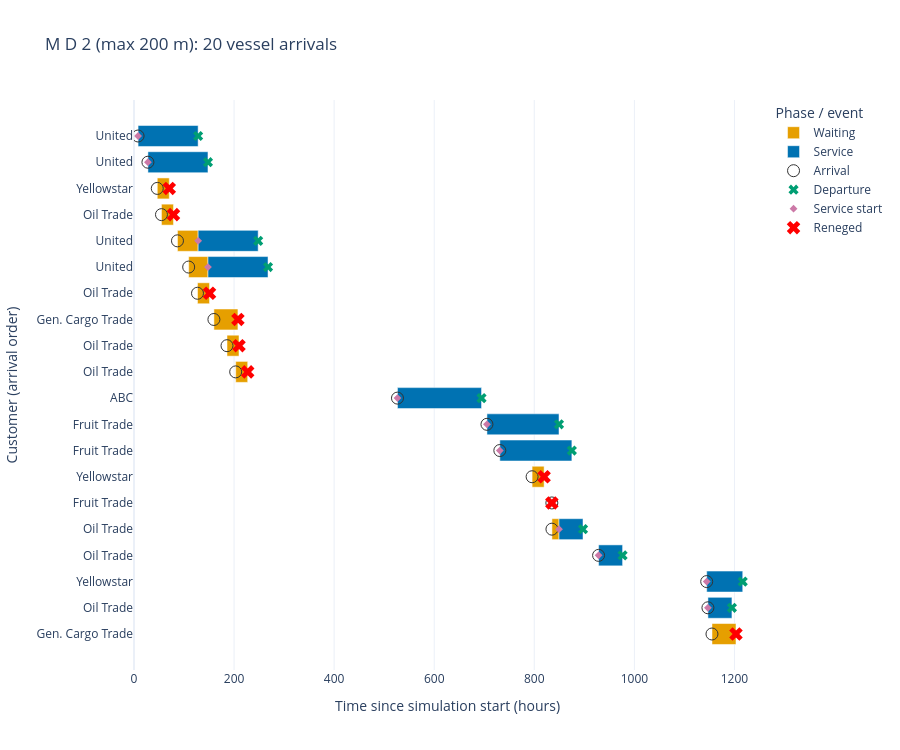

This figure's notebook cell:
### Markdown cell above
#### 6. Gantt chart: arrival, waiting, service and reneging

One row per vessel visit, labelled by vessel name. Orange is waiting, blue is actual service, a green cross marks departure after service, and a **red cross** marks reneging. Reneged visits have no service bar. Hover labels show at most two decimals in hours, with days in parentheses. The table below includes status and actual departure time.

### Code cell
fig = plot_gantt(df, title=f"{example_title}: {len(df)} vessel arrivals")
fig.show()
df.sort_values(["AT", "c_id"])[["c_id", "name", "length", "maxwait", "status", "AT", "TSB", "TSE",
                                "departure", "TCWQ", "ST", "TCSS", "s_id"]]

### Figure 1 — Plotly figure (JSON) as saved in the notebook; plotly's stock layout.template omitted (floating-point values rounded to 4 significant figures)
{"data": [{"base": [8.163, 27.84, 46.5, 54.9, 86.9, 109.3, 126.9, 159.7, 185.9, 203.2, 526.5, 705.4, 731.1, 795.6, 835.1, 835.3, 928.5, 1145.0, 1147.0, 1155.0], "customdata": [["8.16 h (0.34 days)", "8.16 h (0.34 days)", "0 h (0 days)"], ["27.84 h (1.16 days)", "27.84 h (1.16 days)", "0 h (0 days)"], ["46.5 h (1.94 days)", "70.5 h (2.94 days)", "24 h (1 days)"], ["54.9 h (2.29 days)", "78.9 h (3.29 days)", "24 h (1 days)"], ["86.9 h (3.62 days)", "128.16 h (5.34 days)", "41.27 h (1.72 days)"], ["109.28 h (4.55 days)", "147.84 h (6.16 days)", "38.55 h (1.61 days)"], ["126.9 h (5.29 days)", "150.9 h (6.29 days)", "24 h (1 days)"], ["159.7 h (6.65 days)", "207.7 h (8.65 days)", "48 h (2 days)"], ["185.86 h (7.74 days)", "209.86 h (8.74 days)", "24 h (1 days)"], ["203.22 h (8.47 days)", "227.22 h (9.47 days)", "24 h (1 days)"], ["526.55 h (21.94 days)", "526.55 h (21.94 days)", "0 h (0 days)"], ["705.38 h (29.39 days)", "705.38 h (29.39 days)", "0 h (0 days)"], ["731.11 h (30.46 days)", "731.11 h (30.46 days)", "0 h (0 days)"], ["795.6 h (33.15 days)", "819.6 h (34.15 days)", "24 h (1 days)"], ["835.08 h (34.79 days)", "835.08 h (34.79 days)", "0 h (0 days)"], ["835.26 h (34.8 days)", "849.38 h (35.39 days)", "14.12 h (0.59 days)"], ["928.48 h (38.69 days)", "928.48 h (38.69 days)", "0 h (0 days)"], ["1144.56 h (47.69 days)", "1144.56 h (47.69 days)", "0 h (0 days)"], ["1146.99 h (47.79 days)", "1146.99 h (47.79 days)", "0 h (0 days)"], ["1155.07 h (48.13 days)", "1203.07 h (50.13 days)", "48 h (2 days)"]], "hovertemplate": "%{text}<br>Start: %{customdata[0]}<br>End: %{customdata[1]}<br>Duration: %{customdata[2]}<extra>%{fullData.name}</extra>", "marker": {"color": "#E69F00"}, "name": "Waiting", "orientation": "h", "text": ["United", "United", "Yellowstar", "Oil Trade", "United", "United", "Oil Trade", "Gen. Cargo Trade", "Oil Trade", "Oil Trade", "ABC", "Fruit Trade", "Fruit Trade", "Yellowstar", "Fruit Trade", "Oil Trade", "Oil Trade", "Yellowstar", "Oil Trade", "Gen. Cargo Trade"], "textposition": "none", "type": "bar", "x": [0.0, 0.0, 24.0, 24.0, 41.27, 38.55, 24.0, 48.0, 24.0, 24.0, 0.0, 0.0, 0.0, 24.0, 0.0, 14.12, 0.0, 0.0, 0.0, 48.0], "y": ["Customer 1", "Customer 2", "Customer 3", "Customer 4", "Customer 5", "Customer 6", "Customer 7", "Customer 8", "Customer 9", "Customer 10", "Customer 11", "Customer 12", "Customer 13", "Customer 14", "Customer 15", "Customer 16", "Customer 17", "Customer 18", "Customer 19", "Customer 20"]}, {"base": [8.163, 27.84, 128.2, 147.8, 526.5, 705.4, 731.1, 849.4, 928.5, 1145.0, 1147.0], "customdata": [["8.16 h (0.34 days)", "128.16 h (5.34 days)", "120 h (5 days)"], ["27.84 h (1.16 days)", "147.84 h (6.16 days)", "120 h (5 days)"], ["128.16 h (5.34 days)", "248.16 h (10.34 days)", "120 h (5 days)"], ["147.84 h (6.16 days)", "267.84 h (11.16 days)", "120 h (5 days)"], ["526.55 h (21.94 days)", "694.55 h (28.94 days)", "168 h (7 days)"], ["705.38 h (29.39 days)", "849.38 h (35.39 days)", "144 h (6 days)"], ["731.11 h (30.46 days)", "875.11 h (36.46 days)", "144 h (6 days)"], ["849.38 h (35.39 days)", "897.38 h (37.39 days)", "48 h (2 days)"], ["928.48 h (38.69 days)", "976.48 h (40.69 days)", "48 h (2 days)"], ["1144.56 h (47.69 days)", "1216.56 h (50.69 days)", "72 h (3 days)"], ["1146.99 h (47.79 days)", "1194.99 h (49.79 days)", "48 h (2 days)"]], "hovertemplate": "%{text}<br>Start: %{customdata[0]}<br>End: %{customdata[1]}<br>Duration: %{customdata[2]}<extra>%{fullData.name}</extra>", "marker": {"color": "#0072B2"}, "name": "Service", "orientation": "h", "text": ["United", "United", "United", "United", "ABC", "Fruit Trade", "Fruit Trade", "Oil Trade", "Oil Trade", "Yellowstar", "Oil Trade"], "textposition": "none", "type": "bar", "x": [120.0, 120.0, 120.0, 120.0, 168.0, 144.0, 144.0, 48.0, 48.0, 72.0, 48.0], "y": ["Customer 1", "Customer 2", "Customer 5", "Customer 6", "Customer 11", "Customer 12", "Customer 13", "Customer 16", "Customer 17", "Customer 18", "Customer 19"]}, {"customdata": ["8.16 h (0.34 days)", "27.84 h (1.16 days)", "46.5 h (1.94 days)", "54.9 h (2.29 days)", "86.9 h (3.62 days)", "109.28 h (4.55 days)", "126.9 h (5.29 days)", "159.7 h (6.65 days)", "185.86 h (7.74 days)", "203.22 h (8.47 days)", "526.55 h (21.94 days)", "705.38 h (29.39 days)", "731.11 h (30.46 days)", "795.6 h (33.15 days)", "835.08 h (34.79 days)", "835.26 h (34.8 days)", "928.48 h (38.69 days)", "1144.56 h (47.69 days)", "1146.99 h (47.79 days)", "1155.07 h (48.13 days)"], "hovertemplate": "%{text}<br>Time: %{customdata}<extra>%{fullData.name}</extra>", "marker": {"color": "#333333", "size": 12, "symbol": "circle-open"}, "mode": "markers", "name": "Arrival", "text": ["United", "United", "Yellowstar", "Oil Trade", "United", "United", "Oil Trade", "Gen. Cargo Trade", "Oil Trade", "Oil Trade", "ABC", "Fruit Trade", "Fruit Trade", "Yellowstar", "Fruit Trade", "Oil Trade", "Oil Trade", "Yellowstar", "Oil Trade", "Gen. Cargo Trade"], "type": "scatter", "x": [8.163, 27.84, 46.5, 54.9, 86.9, 109.3, 126.9, 159.7, 185.9, 203.2, 526.5, 705.4, 731.1, 795.6, 835.1, 835.3, 928.5, 1145.0, 1147.0, 1155.0], "y": ["Customer 1", "Customer 2", "Customer 3", "Customer 4", "Customer 5", "Customer 6", "Customer 7", "Customer 8", "Customer 9", "Customer 10", "Customer 11", "Customer 12", "Customer 13", "Customer 14", "Customer 15", "Customer 16", "Customer 17", "Customer 18", "Customer 19", "Customer 20"]}, {"customdata": ["128.16 h (5.34 days)", "147.84 h (6.16 days)", "248.16 h (10.34 days)", "267.84 h (11.16 days)", "694.55 h (28.94 days)", "849.38 h (35.39 days)", "875.11 h (36.46 days)", "897.38 h (37.39 days)", "976.48 h (40.69 days)", "1216.56 h (50.69 days)", "1194.99 h (49.79 days)"], "hovertemplate": "%{text}<br>Time: %{customdata}<extra>%{fullData.name}</extra>", "marker": {"color": "#009E73", "size": 9, "symbol": "x"}, "mode": "markers", "name": "Departure", "text": ["United", "United", "United", "United", "ABC", "Fruit Trade", "Fruit Trade", "Oil Trade", "Oil Trade", "Yellowstar", "Oil Trade"], "type": "scatter", "x": [128.2, 147.8, 248.2, 267.8, 694.5, 849.4, 875.1, 897.4, 976.5, 1217.0, 1195.0], "y": ["Customer 1", "Customer 2", "Customer 5", "Customer 6", "Customer 11", "Customer 12", "Customer 13", "Customer 16", "Customer 17", "Customer 18", "Customer 19"]}, {"customdata": ["8.16 h (0.34 days)", "27.84 h (1.16 days)", "128.16 h (5.34 days)", "147.84 h (6.16 days)", "526.55 h (21.94 days)", "705.38 h (29.39 days)", "731.11 h (30.46 days)", "849.38 h (35.39 days)", "928.48 h (38.69 days)", "1144.56 h (47.69 days)", "1146.99 h (47.79 days)"], "hovertemplate": "%{text}<br>Time: %{customdata}<extra>%{fullData.name}</extra>", "marker": {"color": "#CC79A7", "size": 6, "symbol": "diamond"}, "mode": "markers", "name": "Service start", "text": ["United", "United", "United", "United", "ABC", "Fruit Trade", "Fruit Trade", "Oil Trade", "Oil Trade", "Yellowstar", "Oil Trade"], "type": "scatter", "x": [8.163, 27.84, 128.2, 147.8, 526.5, 705.4, 731.1, 849.4, 928.5, 1145.0, 1147.0], "y": ["Customer 1", "Customer 2", "Customer 5", "Customer 6", "Customer 11", "Customer 12", "Customer 13", "Customer 16", "Customer 17", "Customer 18", "Customer 19"]}, {"customdata": ["70.5 h (2.94 days)", "78.9 h (3.29 days)", "150.9 h (6.29 days)", "207.7 h (8.65 days)", "209.86 h (8.74 days)", "227.22 h (9.47 days)", "819.6 h (34.15 days)", "835.08 h (34.79 days)", "1203.07 h (50.13 days)"], "hovertemplate": "%{text}<br>Time: %{customdata}<extra>%{fullData.name}</extra>", "marker": {"color": "red", "size": 12, "symbol": "x"}, "mode": "markers", "name": "Reneged", "text": ["Yellowstar", "Oil Trade", "Oil Trade", "Gen. Cargo Trade", "Oil Trade", "Oil Trade", "Yellowstar", "Fruit Trade", "Gen. Cargo Trade"], "type": "scatter", "x": [70.5, 78.9, 150.9, 207.7, 209.9, 227.2, 819.6, 835.1, 1203.0], "y": ["Customer 3", "Customer 4", "Customer 7", "Customer 8", "Customer 9", "Customer 10", "Customer 14", "Customer 15", "Customer 20"]}], "layout": {"barmode": "overlay", "height": 750, "legend": {"title": {"text": "Phase / event"}}, "title": {"text": "M D 2 (max 200 m): 20 vessel arrivals"}, "xaxis": {"range": [0, 1253.0], "title": {"text": "Time since simulation start (hours)"}}, "yaxis": {"autorange": "reversed", "categoryarray": ["Customer 1", "Customer 2", "Customer 3", "Customer 4", "Customer 5", "Customer 6", "Customer 7", "Customer 8", "Customer 9", "Customer 10", "Customer 11", "Customer 12", "Customer 13", "Customer 14", "Customer 15", "Customer 16", "Customer 17", "Customer 18", "Customer 19", "Customer 20"], "categoryorder": "array", "tickmode": "array", "ticktext": ["United", "United", "Yellowstar", "Oil Trade", "United", "United", "Oil Trade", "Gen. Cargo Trade", "Oil Trade", "Oil Trade", "ABC", "Fruit Trade", "Fruit Trade", "Yellowstar", "Fruit Trade", "Oil Trade", "Oil Trade", "Yellowstar", "Oil Trade", "Gen. Cargo Trade"], "tickvals": ["Customer 1", "Customer 2", "Customer 3", "Customer 4", "Customer 5", "Customer 6", "Customer 7", "Customer 8", "Customer 9", "Customer 10", "Customer 11", "Customer 12", "Customer 13", "Customer 14", "Customer 15", "Customer 16", "Customer 17", "Customer 18", "Customer 19", "Customer 20"], "title": {"text": "Customer (arrival order)"}}}}
